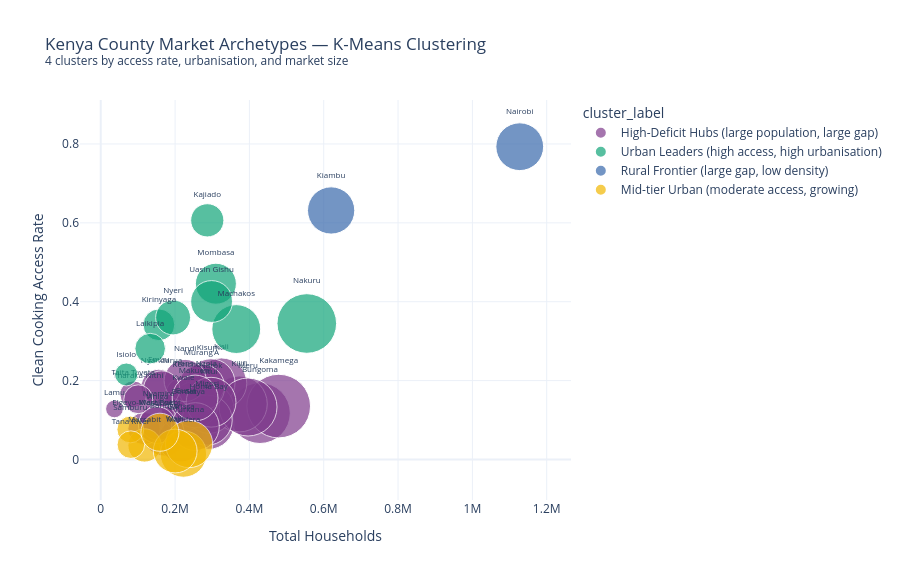

Notebook source saved alongside this figure:
### Markdown cell above
---
## 3. K-Means County Clustering

### Code cell
# Features for clustering
cluster_features = [
    'clean_cooking_rate',
    'urban_rate',
    'access_gap',
    'total_households_est',
]

# Add wealth index if available
if 'wealth_index_mean' in df.columns:
    cluster_features.append('wealth_index_mean')

available_features = [f for f in cluster_features if f in df.columns and df[f].notna().all()]
X = df[available_features].copy()

scaler = StandardScaler()
X_scaled = scaler.fit_transform(X)

# 4 clusters — maps to 4 market archetypes
kmeans = KMeans(n_clusters=4, random_state=42, n_init=10)
df['cluster'] = kmeans.fit_predict(X_scaled)

# Label clusters by their profile
cluster_profiles = df.groupby('cluster')[available_features].mean()
print('Cluster profiles (means):')
print(cluster_profiles.round(3))

# Map cluster numbers to descriptive labels based on profiles
# (Adjust after inspecting cluster_profiles output)
CLUSTER_LABELS = {
    0: 'Urban Leaders (high access, high urbanisation)',
    1: 'Rural Frontier (large gap, low density)',
    2: 'Mid-tier Urban (moderate access, growing)',
    3: 'High-Deficit Hubs (large population, large gap)',
}
df['cluster_label'] = df['cluster'].map(CLUSTER_LABELS)

# Plot
fig3 = px.scatter(
    df,
    x='total_households_est',
    y='clean_cooking_rate',
    color='cluster_label',
    size='hh_without_clean_cooking',
    text='county_name',
    title='Kenya County Market Archetypes — K-Means Clustering<br><sup>4 clusters by access rate, urbanisation, and market size</sup>',
    labels={
        'total_households_est': 'Total Households',
        'clean_cooking_rate': 'Clean Cooking Access Rate',
    },
    template='plotly_white',
    size_max=45,
    color_discrete_sequence=px.colors.qualitative.Bold,
)
fig3.update_traces(textposition='top center', textfont_size=8)
fig3.update_layout(height=580)
fig3.write_html(str(CHARTS / 'county_clusters.html'))
print('Saved county_clusters.html')
fig3.show()

### Figure 1 — Plotly figure (JSON) as saved in the notebook; plotly's stock layout.template omitted (floating-point values rounded to 4 significant figures)
{"data": [{"hovertemplate": "cluster_label=High-Deficit Hubs (large population, large gap)<br>Total Households=%{x}<br>Clean Cooking Access Rate=%{y}<br>hh_without_clean_cooking=%{marker.size}<br>county_name=%{text}<extra></extra>", "legendgroup": "High-Deficit Hubs (large population, large gap)", "marker": {"color": "rgb(127, 60, 141)", "size": [160900.0, 204900.0, 378000.0, 208600.0, 107400.0, 127300.0, 204900.0, 264000.0, 414000.0, 194900.0, 320200.0, 262000.0, 238800.0, 253600.0, 194300.0, 32170.0, 218000.0, 343600.0, 257700.0, 221300.0, 181600.0, 253800.0, 140400.0, 134400.0, 233400.0, 72900.0, 85410.0, 214300.0, 138100.0], "sizemode": "area", "sizeref": 204.5, "symbol": "circle"}, "mode": "markers+text", "name": "High-Deficit Hubs (large population, large gap)", "orientation": "v", "showlegend": true, "text": ["Baringo", "Bomet", "Bungoma", "Busia", "Elgeyo-Marakwet", "Embu", "Garissa", "Homa Bay", "Kakamega", "Kericho", "Kilifi", "Kisii", "Kisumu", "Kitui", "Kwale", "Lamu", "Makueni", "Meru", "Migori", "Murang'A", "Nandi", "Narok", "Nyamira", "Nyandarua", "Siaya", "Taita Taveta", "Tharaka-Nithi", "Trans Nzoia", "Vihiga"], "textfont": {"size": 8}, "textposition": "top center", "type": "scatter", "x": [170965, 224536, 428351, 229149, 116533, 156051, 215732, 290244, 478866, 231225, 372766, 324836, 296301, 291330, 222262, 36903, 253244, 396337, 286266, 270933, 227105, 296891, 155276, 163664, 254662, 87352, 100815, 253934, 151285], "xaxis": "x", "y": [0.05908, 0.08748, 0.1176, 0.08954, 0.07865, 0.184, 0.05042, 0.09025, 0.1354, 0.1573, 0.1409, 0.1934, 0.1941, 0.1294, 0.1259, 0.1282, 0.1391, 0.133, 0.09993, 0.1831, 0.2004, 0.1452, 0.09582, 0.1788, 0.08341, 0.1655, 0.1528, 0.156, 0.08736], "yaxis": "y"}, {"hovertemplate": "cluster_label=Urban Leaders (high access, high urbanisation)<br>Total Households=%{x}<br>Clean Cooking Access Rate=%{y}<br>hh_without_clean_cooking=%{marker.size}<br>county_name=%{text}<extra></extra>", "legendgroup": "Urban Leaders (high access, high urbanisation)", "marker": {"color": "rgb(17, 165, 121)", "size": [53900.0, 112800.0, 103100.0, 95580.0, 244000.0, 171700.0, 363200.0, 124600.0, 178800.0], "sizemode": "area", "sizeref": 204.5, "symbol": "circle"}, "mode": "markers+text", "name": "Urban Leaders (high access, high urbanisation)", "orientation": "v", "showlegend": true, "text": ["Isiolo", "Kajiado", "Kirinyaga", "Laikipia", "Machakos", "Mombasa", "Nakuru", "Nyeri", "Uasin Gishu"], "textfont": {"size": 8}, "textposition": "top center", "type": "scatter", "x": [68718, 286626, 156516, 132964, 364598, 309829, 554411, 194657, 298253], "xaxis": "x", "y": [0.2156, 0.6064, 0.3415, 0.2812, 0.3307, 0.4457, 0.3448, 0.3601, 0.4006], "yaxis": "y"}, {"hovertemplate": "cluster_label=Rural Frontier (large gap, low density)<br>Total Households=%{x}<br>Clean Cooking Access Rate=%{y}<br>hh_without_clean_cooking=%{marker.size}<br>county_name=%{text}<extra></extra>", "legendgroup": "Rural Frontier (large gap, low density)", "marker": {"color": "rgb(57, 105, 172)", "size": [228500.0, 233300.0], "sizemode": "area", "sizeref": 204.5, "symbol": "circle"}, "mode": "markers+text", "name": "Rural Frontier (large gap, low density)", "orientation": "v", "showlegend": true, "text": ["Kiambu", "Nairobi"], "textfont": {"size": 8}, "textposition": "top center", "type": "scatter", "x": [619932, 1127455], "xaxis": "x", "y": [0.6313, 0.793], "yaxis": "y"}, {"hovertemplate": "cluster_label=Mid-tier Urban (moderate access, growing)<br>Total Households=%{x}<br>Clean Cooking Access Rate=%{y}<br>hh_without_clean_cooking=%{marker.size}<br>county_name=%{text}<extra></extra>", "legendgroup": "Mid-tier Urban (moderate access, growing)", "marker": {"color": "rgb(242, 183, 1)", "size": [219400.0, 113700.0, 73520.0, 77960.0, 228400.0, 196000.0, 148300.0], "sizemode": "area", "sizeref": 204.5, "symbol": "circle"}, "mode": "markers+text", "name": "Mid-tier Urban (moderate access, growing)", "orientation": "v", "showlegend": true, "text": ["Mandera", "Marsabit", "Samburu", "Tana River", "Turkana", "Wajir", "West Pokot"], "textfont": {"size": 8}, "textposition": "top center", "type": "scatter", "x": [222425, 117894, 79571, 81011, 237686, 200324, 159293], "xaxis": "x", "y": [0.01369, 0.03563, 0.07608, 0.03766, 0.03917, 0.02148, 0.06906], "yaxis": "y"}], "layout": {"height": 580, "legend": {"itemsizing": "constant", "title": {"text": "cluster_label"}, "tracegroupgap": 0}, "title": {"text": "Kenya County Market Archetypes — K-Means Clustering<br><sup>4 clusters by access rate, urbanisation, and market size</sup>"}, "xaxis": {"anchor": "y", "domain": [0, 1], "title": {"text": "Total Households"}}, "yaxis": {"anchor": "x", "domain": [0, 1], "title": {"text": "Clean Cooking Access Rate"}}}}
